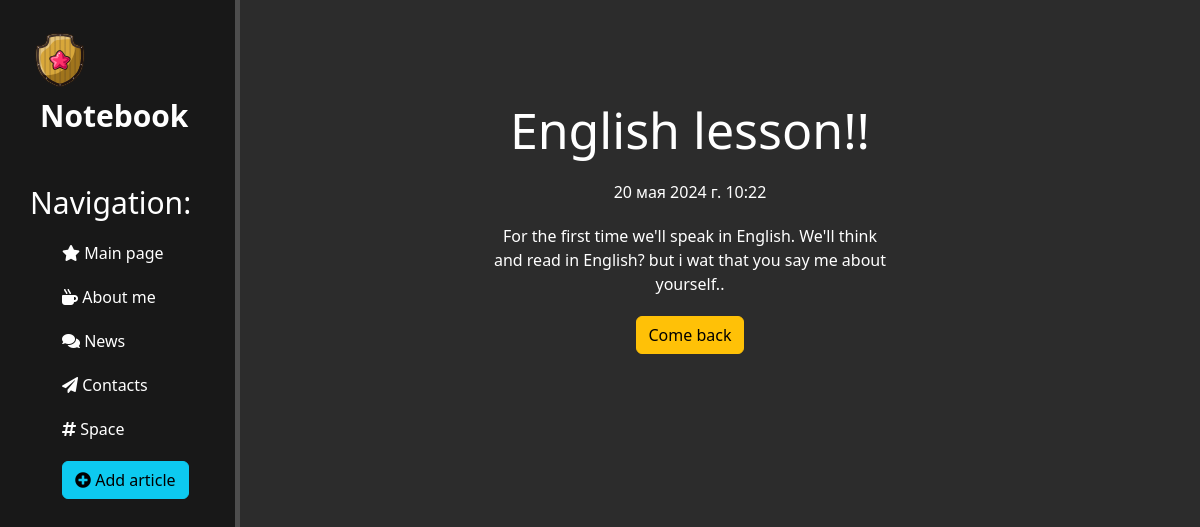
/news/6, run on the app's committed database.
### news/models.py (models this page shows, shortened)
class Article(models.Model):  # 1. создаем класс для базы данных
    title = models.CharField('Title',  max_length=50)  # 2.1 строка до 250 символов
    anons = models.CharField('Notification',  max_length=250)
    full_text = models.TextField('Article')  # 2.2 строка больше 250 символов
    date = models.DateTimeField('Дата публикации')  # 2.3 дата и время
    class Meta:
        verbose_name = 'Новость'
        verbose_name_plural = 'Новости'

### news/views.py (the view)
# urls.py: path('<int:pk>', views.NewsDetailView.as_view(), name='news-detail'),  # 4. обращаемся к динамической числовой
class NewsDetailView(DetailView):
    model = Article
    template_name = 'news/details_view.html'
    context_object_name = 'article'

### news/templates/news/details_view.html (shortened to what this page needs)
{% extends 'main/layout.html' %}
{% block content %}
    <div class="features">
        <h1>{{ article.title }}</h1>
        <p>{{ article.date }}</p>
        <p>{{ article.full_text }}</p>
        <a href="{% url 'news_home' %}" class="btn btn-warning">Come back</a>
    </div>
{% endblock %}

### main/static/main/css/main.css (style rules this page uses)
body { background: #2c2c2c; }
a { text-decoration: none ; }
main .features { color: #fff; float: left; text-align: center; width: 75%; margin-top: 100px; }
main .features h1 { font-size: 50px; }
main .features p { width: 400px; margin: 20px auto; }

### data on the page
Article: title "English lesson!!", date "20 мая 2024 г. 10:22", full_text "For the first time we'll speak in English. We'll think and read in English? but i wat that you say me about yourself.."
